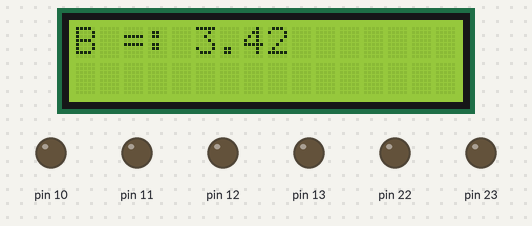
Bench run of a sketch on a simulated Arduino Uno, built with avr-gcc and run on an emulated ATmega328P. Parts: 16×2 character LCD, output pins drawn as LEDs (lit = HIGH). Wiring (inferred from the signals the program sends): character LCD (HD44780): RS pin 18; E pin 19; data pin 0, pin 1, pin 2, pin 3. Pins used as bus, display or sensor lines are not drawn.

Above: at 0.3 s.

The sketch:

Lab2P1.ino
```cpp
void initial_LCD();
void lcd_command(char cmd);
void lcd_text(char text);
void lcd_puts(char *ch);
char y[10];
double B;
int z;

void setup() {
  DDRC = 0x30;  //0011 0000
  DDRD = 0x0F;
  DDRB = 0xFC;
  PORTB = PORTB | 0b00000011;
  initial_LCD();


  B = 3.42;
  lcd_command(0x80);
  lcd_puts("B =: ");
  itoa((int)B,y,10);
  lcd_puts(y); lcd_text('.');
  z = (B-(int)B)*100;
  itoa(z,y,10);
  lcd_puts(y);


}

void loop() {
//----------
}

void lcd_command(char cmd){
  unsigned char buff;
  buff = (cmd & 0xF0) >> 4;
  PORTC = PORTC & 0b11101111;   //PC4 = 0 then RS = 0 => Command Mode
  PORTC = PORTC | 0b00100000;   //PC5 = 1 then E = 1  => Start LCD Clock
  PORTD = (PORTD & 0xF0)|buff;
  delay(5);
  PORTC = PORTC & 0b11011111;   //PC5 = 0 then E = 0  => Stop LCD Clock
  delay(1);

  buff = (cmd & 0x0F);
  PORTC = PORTC & 0b11101111;   //PC4 = 0 then RS = 0 => Command Mode
  PORTC = PORTC | 0b00100000;   //PC5 = 1 then E = 1  => Start LCD Clock
  PORTD = (PORTD & 0xF0)|buff;
  delay(5);
  PORTC = PORTC & 0b11011111;   //PC5 = 0 then E = 0  => Stop LCD Clock
  delay(1);
}

void lcd_text(char text){
  unsigned char buff;
  buff = (text & 0xF0) >> 4;
  PORTC = PORTC | 0b00010000;   //PC4 = 1 then RS = 1 => Data Mode
  PORTC = PORTC | 0b00100000;   //PC5 = 1 then E = 1  => Start LCD Clock
  PORTD = (PORTD & 0xF0)|buff;
  delay(1);
  PORTC = PORTC & 0b11011111;   //PC5 = 0 then E = 0  => Stop LCD Clock
  delay(1);

  buff = (text & 0x0F);
  PORTC = PORTC | 0b00010000;   //PC4 = 0 then RS = 0 => Command Mode
  PORTC = PORTC | 0b00100000;   //PC5 = 0 then E = 0  => Stop LCD Clock
  PORTD = (PORTD & 0xF0)|buff;
  delay(1);
  PORTC = PORTC & 0b11011111;
  delay(1);
}

void initial_LCD(){
  delay(100);
  lcd_command(0x33);  delay(15);
  lcd_command(0x32);  delay(1);
  lcd_command(0x28);  delay(1);

  lcd_command(0x0C);
  delay(1);
  lcd_command(0x01);
  delay(1);
  lcd_command(0x06);
  delay(1);
}

void lcd_puts(char ch[]){
  int k=0;
  while (ch[k] != '\0'){
    lcd_text(ch[k]);
    k++;
  }
}
```
